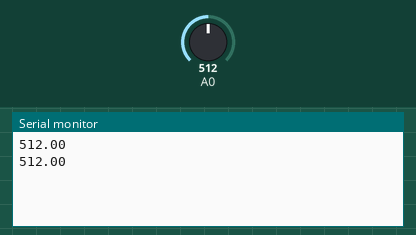
This sketch was run on a simulated Arduino Uno, built with avr-gcc and run on an emulated ATmega328P. On the bench: the last lines printed to the serial monitor. Inputs (shaded band) come from the test bench; at power-on: A0 = 512.

Above: at 1.8 s.
1.9 s: A0 set to 716
At 2.8 s:
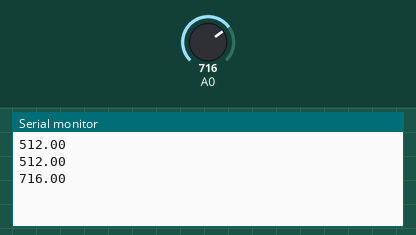
3.4 s: A0 set to 900
At 4.6 s:
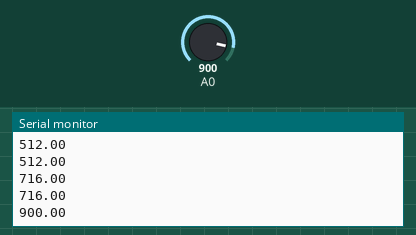
Timing chart, 0 to 6.4 s (numbered marks = the images above; inputs shaded):
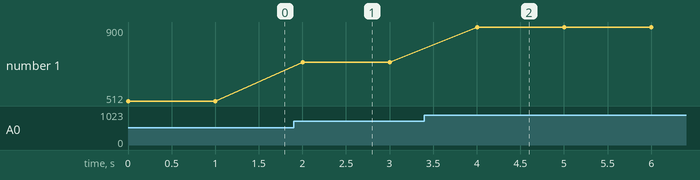

Measured:
- after the input at 1.9 s, the serial monitor: prints a new line after 0.10 s (image 1)
- after the input at 3.4 s, the serial monitor: prints a new line after 0.60 s (image 2)
- plotted number 1: 512 → 716 after the input at 1.9 s, 716 → 900 after the input at 3.4 s

The sketch:

Measurements_FSR_code.ino
```cpp
int FSR;

void setup() {
  // put your setup code here, to run once:
  Serial.begin(9600);

}

void loop() {
  // put your main code here, to run repeatedly:
  float FSR =  analogRead(A0);
  //float voltage = (FSR * (5.0 / 1023.0));
 // float weight = pow(10,(voltage-4.2125)/0.5155);
  //if (voltage <= 0){
  //  weight = 0;
  //}
  //if (voltage >= 100 && voltage <= 700){
  //   weight = (((voltage - 113.88)/2.4553));
  //}
  //if (voltage > 700){
  //   weight = (((voltage - 702.0576)/0.010608));
  //}

  Serial.println(FSR);
  delay(1000);
}
```
